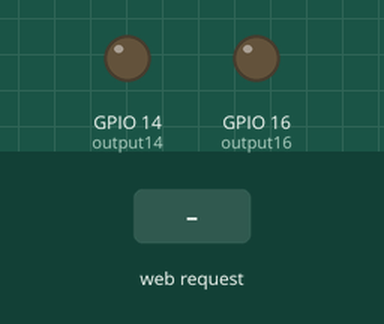
This program was run on a simulated ESP32. Shown: output pins drawn as LEDs (lit = HIGH). Inputs (shaded band) come from the test bench. WiFi joins after 1.5 s; servers stay silent unless stated; what the program prints to the serial monitor is not drawn.

Above: at 2.7 s.
2.8 s: HTTP request GET /16/on received
At 3.8 s:
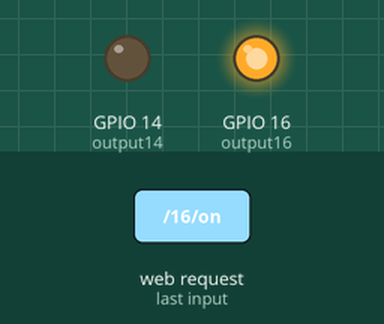
4.3 s: HTTP request GET /14/on received
At 4.9 s:
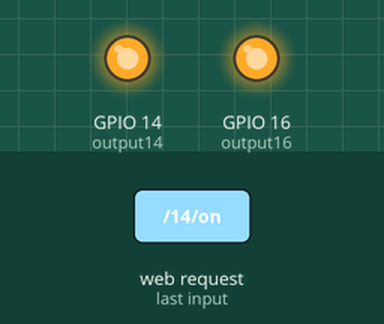
5.8 s: HTTP request GET /16/off received
At 6.1 s:
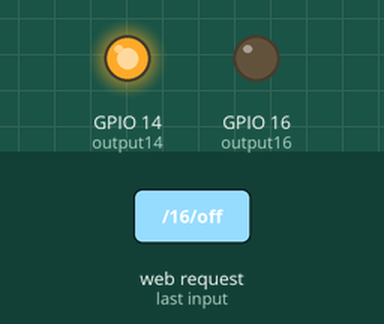
7.3 s: HTTP request GET /14/off received
At 8.4 s:
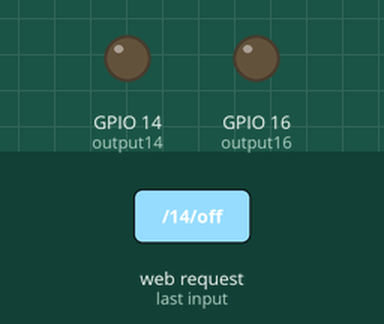
Timing chart, 0 to 9.8 s (numbered marks = the images above; inputs shaded):
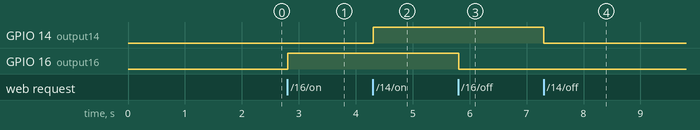

Measured:
- after the input at 2.8 s, GPIO 16 (output16): LOW → HIGH at once
- after the input at 4.3 s, GPIO 14 (output14): LOW → HIGH at once
- after the input at 5.8 s, GPIO 16 (output16): HIGH → LOW at once
- after the input at 7.3 s, GPIO 14 (output14): HIGH → LOW at once

The program:

main.cpp
```cpp
#include <Arduino.h>      //Biblioteca do arduino

#include <WiFi.h>         // Biblioteca Wi-Fi

// Conecção à Rede de Casa, Inserir o username e Password Correto
const char* ssid = "MEO-580965";
const char* password = "986B27FF9F";

// O servidor Web está à escuta na porta 80
WiFiServer server(80);

// Variable to store the HTTP request
String header;

// Auxiliar variables to store the current output state
String saida16estado = "off";
String saida14estado = "off";

// Configuração das portas
const int output16 = 16;
const int output14 = 14;

// Tempo agora
unsigned long currentTime = millis();
// Tempo antes
unsigned long previousTime = 0;
// Define o timeout (exemplo: 2000ms = 2s)
const long timeoutTime = 2000;

void setup() {
  Serial.begin(115200);
  // Initialize the output variables as outputs
  pinMode(output16, OUTPUT);
  pinMode(output14, OUTPUT);
  // Set outputs to LOW
  digitalWrite(output16, LOW);
  digitalWrite(output14, LOW);

  // Connect to Wi-Fi network with SSID and password
  Serial.print("Connecting to ");
  Serial.println(ssid);
  WiFi.begin(ssid, password);
  while (WiFi.status() != WL_CONNECTED) {
    delay(500);
    Serial.print(".");
  }

  // Logo após a conexão
  Serial.println("");
  Serial.println("WiFi connected.");
  Serial.println("IP address: ");
  Serial.println(WiFi.localIP());
  server.begin();
}

void loop(){
  WiFiClient client = server.available();   // Listen for incoming clients

  if (client) {                             // If a new client connects,
    currentTime = millis();
    previousTime = currentTime;
    Serial.println("New Client.");          // print a message out in the serial port
    String currentLine = "";                // make a String to hold incoming data from the client
    while (client.connected() && currentTime - previousTime <= timeoutTime) {  // loop while the client's connected
      currentTime = millis();
      if (client.available()) {             // if there's bytes to read from the client,
        char c = client.read();             // read a byte, then
        Serial.write(c);                    // print it out the serial monitor
        header += c;
        if (c == '\n') {                    // if the byte is a newline character
          // if the current line is blank, you got two newline characters in a row.
          // that's the end of the client HTTP request, so send a response:
          if (currentLine.length() == 0) {
            // HTTP headers always start with a response code (e.g. HTTP/1.1 200 OK)
            // and a content-type so the client knows what's coming, then a blank line:
            client.println("HTTP/1.1 200 OK");
            client.println("Content-type:text/html");
            client.println("Connection: close");
            client.println();
            // Colocar as GPIO ON ou OFF
            if (header.indexOf("GET /16/on") >= 0) {
              Serial.println("Saida 16 ligada");
              saida16estado = "on";
              digitalWrite(output16, HIGH);

            } else if (header.indexOf("GET /16/off") >= 0) {
              Serial.println("Saida 16 desligada");
              saida16estado = "off";
              digitalWrite(output16, LOW);

            } else if (header.indexOf("GET /14/on") >= 0) {
              Serial.println("Saida 14 ligada");
              saida14estado = "on";
              digitalWrite(output14, HIGH);
            } else if (header.indexOf("GET /14/off") >= 0) {
              Serial.println("Saida 14 desligada");
              saida14estado = "off";
              digitalWrite(output14, LOW);
            }

            // Ficheiro HTML
            client.println("<!DOCTYPE html><html>");
            client.println("<head><meta name=\"viewport\" content=\"width=device-width, initial-scale=1\">");
            client.println("<link rel=\"icon\" href=\"data:,\">");
            // CSS  on/off buttons
            // Background
            client.println("<style>html { font-family: Helvetica; display: inline-block; margin: 0px auto; text-align: center;}");
            client.println(".button { background-color: #4CAF50; border: none; color: white; padding: 16px 40px;");
            client.println("text-decoration: none; font-size: 30px; margin: 2px; cursor: pointer;}");
            client.println(".button2 {background-color: #555555;}</style></head>");


            client.println("<body><h1>Servidor ESP32, Luis Dias</h1>");


            client.println("<p>GPIO 16 - Estado " + saida16estado + "</p>");


            if (saida16estado=="off") {
              client.println("<p><a href=\"/16/on\"><button class=\"button\">ON</button></a></p>");
            } else {
              client.println("<p><a href=\"/16/off\"><button class=\"button button2\">OFF</button></a></p>");
            }


            client.println("<p>GPIO 14 - Estado " + saida14estado + "</p>");
            // Se a saida 14 esta off, vais colocar o botão a off
            if (saida14estado=="off") {
              client.println("<p><a href=\"/14/on\"><button class=\"button\">ON</button></a></p>");
            } else {
              client.println("<p><a href=\"/14/off\"><button class=\"button button2\">OFF</button></a></p>");
            }
            client.println("</body></html>");

            // o Fim do HTML é quando imprimo uma linha em branco
            client.println();
            // saida do loop
            break;
          } else {
            currentLine = "";
          }
        } else if (c != '\r') {
          currentLine += c;
        }
      }
    }


    header = "";
    // Termina a conexão
    client.stop();
    Serial.println("Client disconnected.");
    Serial.println("");
  }
}
```
